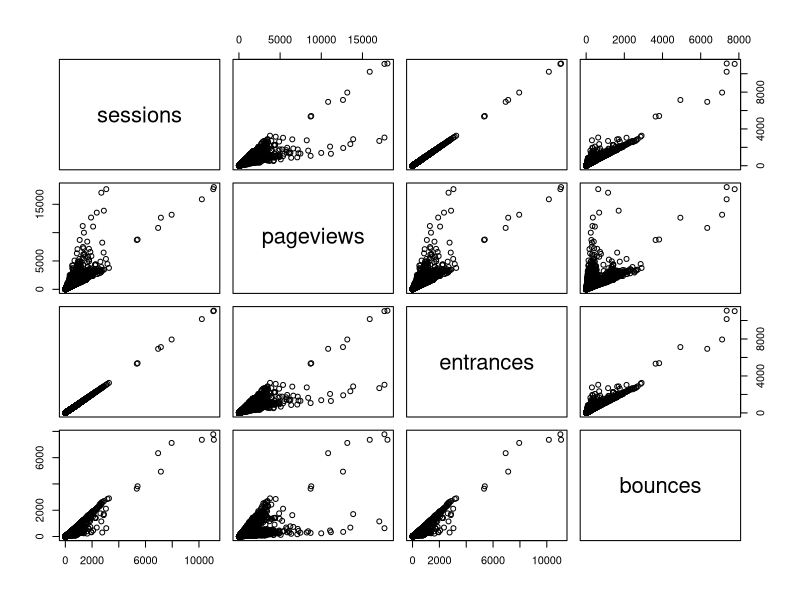
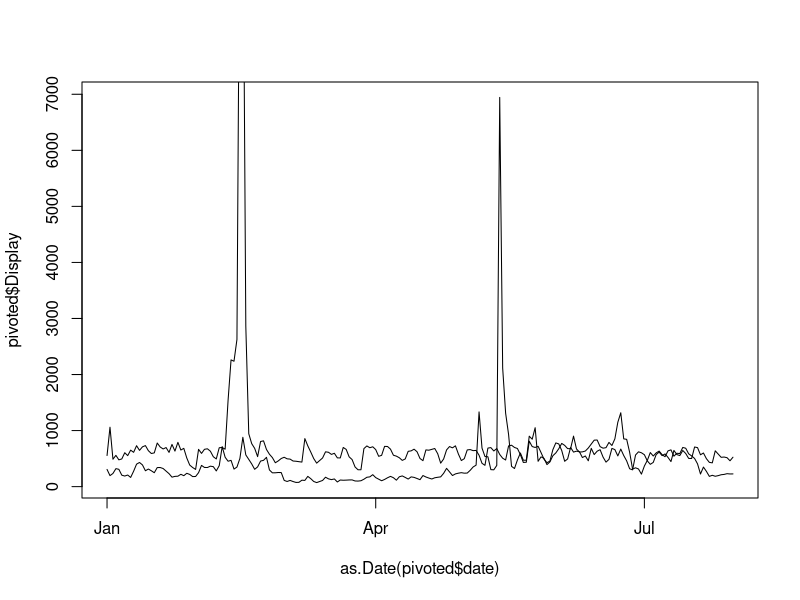
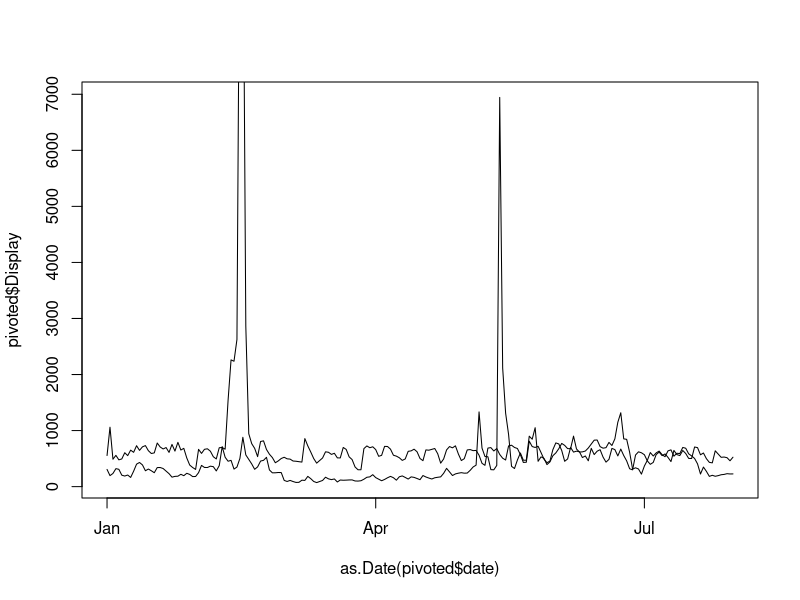
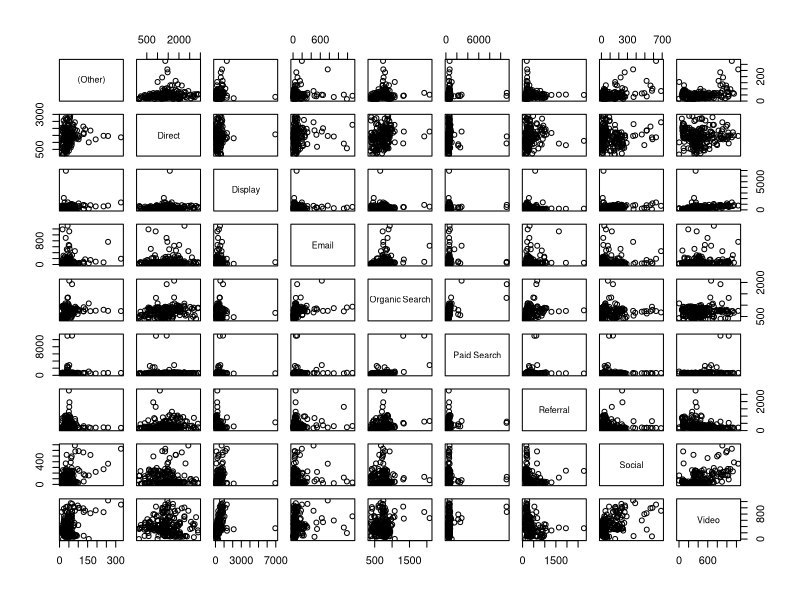
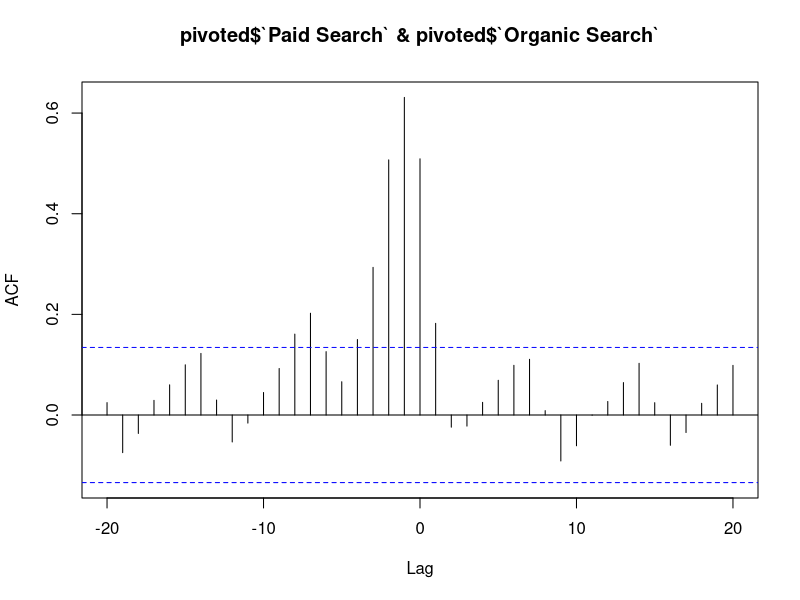
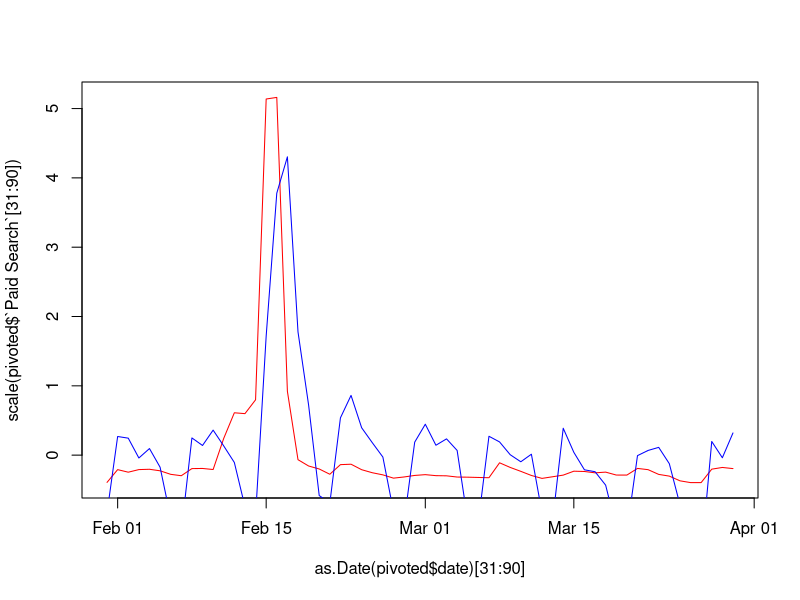

Write the R code that produced these figures, in order.
## ---- chunk 1
web_data <- read.csv("./data/gadata_example_2.csv", stringsAsFactors = FALSE)
head(web_data)

web_data_metrics <- web_data[c("sessions","pageviews","entrances","bounces")]
## see correlation between sessions an pageviews
cor(web_data_metrics)
## ---- chunk 2
pairs(web_data_metrics)
## ---- chunk 3
## get only desktop rows, and the date, channelGrouping and sessions columns
per_channel <- web_data[web_data$deviceCategory == "desktop", c("date","channelGrouping","sessions")] 

## use reshape2's dcast to pivot the data
library(reshape2)
pivoted <- dcast(per_channel, date ~ channelGrouping, fun.aggregate = sum, value.var = "sessions")
head(pivoted)
## ---- chunk 4
cor(pivoted$Display, pivoted$`Paid Search`)
## ---- chunk 5
plot(as.Date(pivoted$date), pivoted$Display, type = "l")
lines(as.Date(pivoted$date), pivoted$`Paid Search`)
## ---- chunk 6
plot(as.Date(pivoted$date), pivoted$Display, type = "l")
lines(as.Date(pivoted$date), pivoted$`Paid Search`)
## ---- chunk 7
cor(pivoted[-1])
pairs(pivoted[-1])
## ---- chunk 8
ccf(pivoted$`Paid Search`, pivoted$`Organic Search`)
## ---- chunk 9
## zoom in to the peak, and scale the metrics so they have same size peaks to illustrate
plot(as.Date(pivoted$date)[31:90], scale(pivoted$`Paid Search`[31:90]), type = "l", col = "red")
lines(as.Date(pivoted$date)[31:90], scale(pivoted$`Organic Search`[31:90]), col = "blue")
